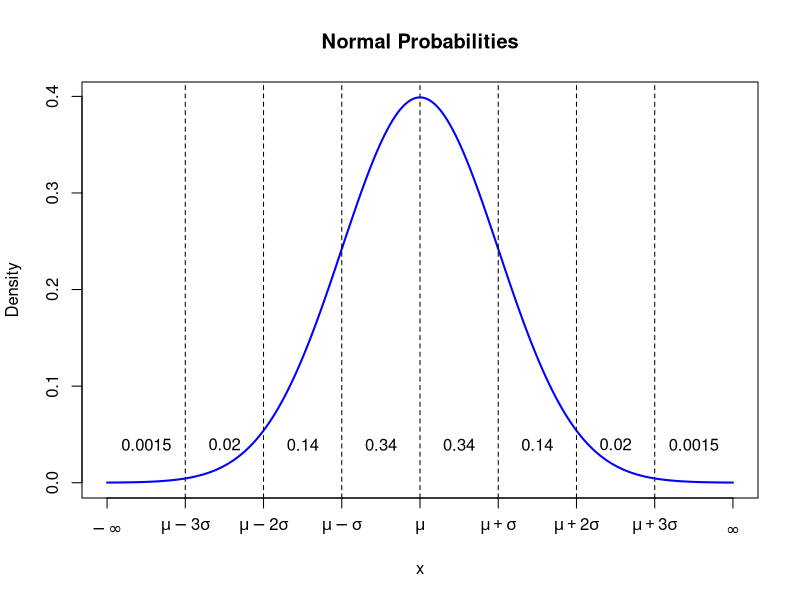
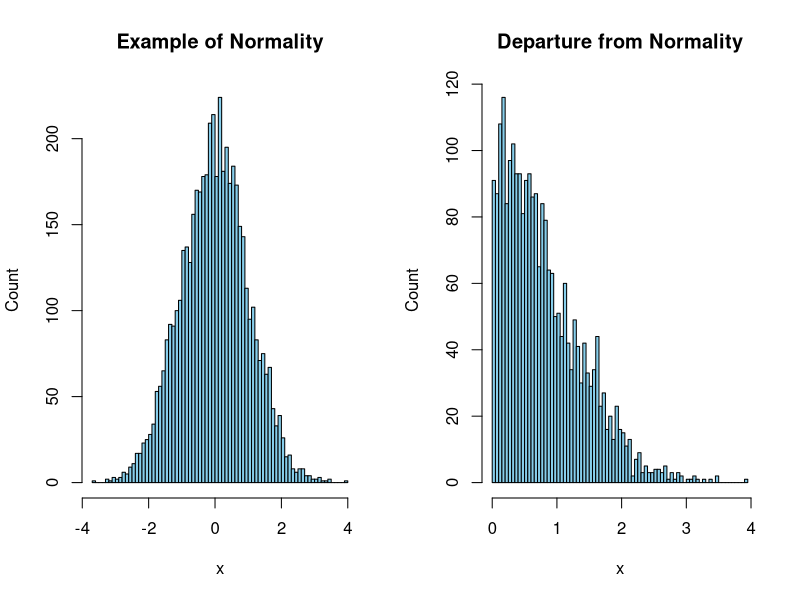
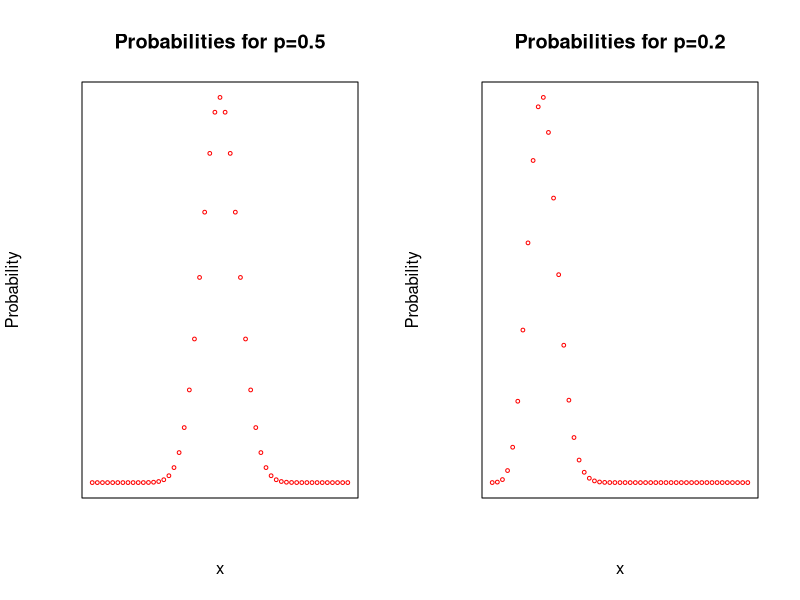
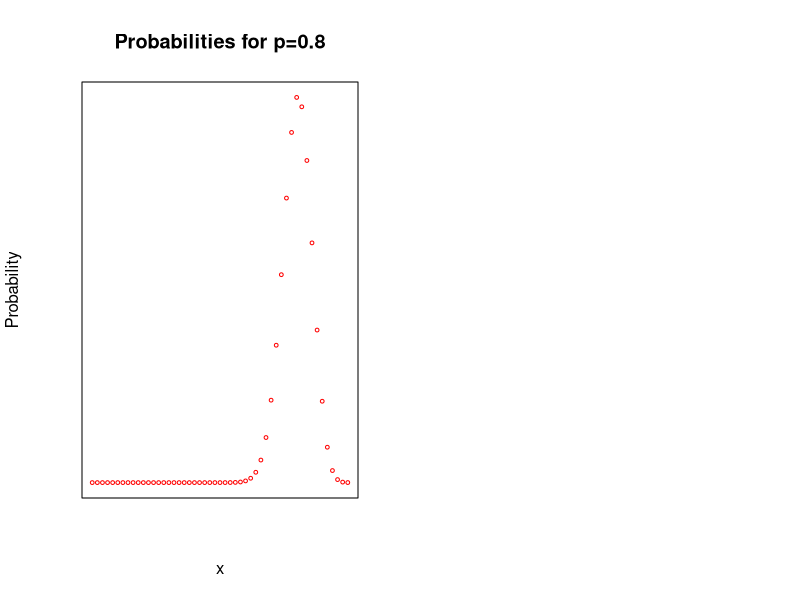

The R script that drew these images, in order:
## ---- chunk 1
knitr::opts_chunk$set(echo = T, warning = F, message = F)
## ---- chunk 2
cholesterol = c(220.1 , 218.6 , 229.6 , 228.8 , 222.0 , 224.1 , 226.5,
                223.4, 221.5, 230.2, 224.3, 223.8, 230.8)
gender = c(rep("1.Male", 7), rep("2.Female", 6))
t.test(cholesterol ~ gender, conf.level = 1-0.05,
        mu = 0, alternative = "two.sided", var.equal=TRUE)
## ---- chunk 3
wing_lengths = c( 116, 117, 121, 114, 116, 118, 123,
                  120, 113, 125, 118, 116, 114, 119, 120)
bird_type = c(rep("1.S", 8), rep("2.N", 7))
t.test(wing_lengths ~ bird_type, conf.level= 1 - 0.05,
       alternative = "greater", mu=5)
## ---- chunk 4
# Define mean and standard deviation
mu <- 0
sigma <- 1

# Generate a sequence of x values
x <- seq(mu - 4 * sigma, mu + 4 * sigma, length = 1000)

# Calculate the normal density
y <- dnorm(x, mean = mu, sd = sigma)

# Plot the normal distribution curve
plot(x, y, type = "l", lwd = 2, col = "blue", xaxt = "na",
     xlab = "x",
     ylab = "Density",
     main = "Normal Probabilities")

# Shade regions and add vertical lines
regions <- list(
  list(from = mu - 4*sigma, to = mu - 3 * sigma, col = "lightblue", label = "0.0015"),
  list(from = mu - 3 * sigma, to = mu - 2 * sigma, col = "lightblue", label = "0.02"),
  list(from = mu - 2 * sigma, to = mu - sigma, col = "lightgreen", label = "0.14"),
  list(from = mu - sigma, to = mu, col = "lightpink", label = "0.34"),
  list(from = mu + sigma, to = mu, col = "lightpink", label = "0.34"),
  list(from = mu + 2 * sigma, to = mu + sigma, col = "lightgreen", label = "0.14"),
  list(from = mu + 3 * sigma, to = mu + 2 * sigma, col = "lightblue", label = "0.02"),
  list(from = mu + 4 * sigma, to = mu + 3 * sigma, col = "lightblue", label = "0.0015")
)
  


# Add shaded regions and labels
for (region in regions) {
  rect(region$from, 0, region$to, dnorm(region$from), border = NA)
  text(mean(c(region$from, region$to)), dnorm(mu) * 0.1, labels = region$label, col = "black")
}

# Add vertical lines
abline(v = mu, lty = 2)
abline(v = c(mu - sigma, mu + sigma), lty = 2)
abline(v = c(mu - 2 * sigma, mu + 2 * sigma), lty = 2)
abline(v = c(mu - 3 * sigma, mu + 3 * sigma), lty = 2)

# Add axis labels using Greek letters
axis(1, at = c(mu - 4 * sigma, mu - 3 * sigma, mu - 2 * sigma, mu - sigma, mu, mu + sigma, mu + 2 * sigma, mu + 3 * sigma, mu + 4 * sigma),
     labels = expression(-infinity, mu - 3 * sigma, mu - 2 * sigma, mu - sigma, mu, mu + sigma, mu + 2 * sigma, mu + 3 * sigma, infinity)
     )


## ---- chunk 5
data = rnorm(5000, 0, 1)
par(mfrow = c(1, 2))
# Example R code to plot histogram
hist(data, main = "Example of Normality", xlab = "x", ylab = "Count", col = "skyblue", border = "black", breaks = 100)
hist(data[data > 0], main = "Departure from Normality", xlab = "x", ylab = "Count", col = "skyblue", border = "black", breaks = 100)
## ---- chunk 6
data("mtcars")
MPG = mtcars$mpg
mean(MPG)
var(MPG)
median(MPG)
## ---- chunk 7
n = 50
x = 0:n
plot(x, dbinom(x, n, 0.5, log=F), main = "Probabilities for p=0.5", xaxt="na", yaxt = "na", col="red", cex = 0.5, ylab = "Probability", xlab = "x")
## ---- chunk 8
n = 50
x = 0:n
plot(x, dbinom(x, n, 0.2, log=F), main = "Probabilities for p=0.2", xaxt="na", yaxt = "na", col="red", cex = 0.5, ylab = "Probability", xlab = "x")
## ---- chunk 9
n = 50
x = 0:n
plot(x, dbinom(x, n, 0.8, log=F), main = "Probabilities for p=0.8", xaxt="na", yaxt = "na", col="red", cex = 0.5, ylab = "Probability", xlab = "x")
## ---- chunk 10
binom.test(19, 32, alternative = "two.sided", conf.level = 1-0.05)
## ---- chunk 11
data(mtcars)
hypothised_median = 18
MPG = mtcars$mpg
positives_count   = sum(MPG > hypothised_median)
negatives_count   = sum(MPG < hypothised_median)
binom.test(positives_count, positives_count + negatives_count, 
                    alternative = "two.sided", conf.level = 1-0.05)
## ---- chunk 12
height = c(48.2, 54.6, 58.3, 47.8, 51.4, 52.0, 55.2, 49.1, 49.9, 52.6,
           52.3, 57.4, 55.6, 53.2, 61.3, 58.0, 59.8, 54.8)
fertilizer = c(rep("1.Old", 10), rep("2.New", 8))
wilcox.test(height ~ fertilizer, conf.level = 1-0.05, mu = 0,
            alternative="less", exact=FALSE)
## ---- chunk 13
Foreleg_Length = c(142, 140, 144, 144, 142, 146, 149, 150, 142, 148)
Hindleg_Length = c(138, 136, 147, 139, 143, 141, 143, 145, 136, 146)
## ---- chunk 14
Foreleg_Length = c(142, 140, 144, 144, 142, 146, 149, 150, 142, 148)
Hindleg_Length = c(138, 136, 147, 139, 143, 141, 143, 145, 136, 146)
diff = Foreleg_Length - Hindleg_Length
abs_diff = abs(diff)
signs = sign(diff)
ranks = rank(abs(diff))
library(knitr)
kable( data.frame(Foreleg_Length, Hindleg_Length, diff, abs_diff, signs, ranks))
## ---- chunk 15
sum(ranks * signs)
## ---- chunk 16
wilcox.test(Foreleg_Length, Hindleg_Length, alternative = "two.sided",
            mu = 0, paired = TRUE, exact = FALSE, conf.level = 0.95)
